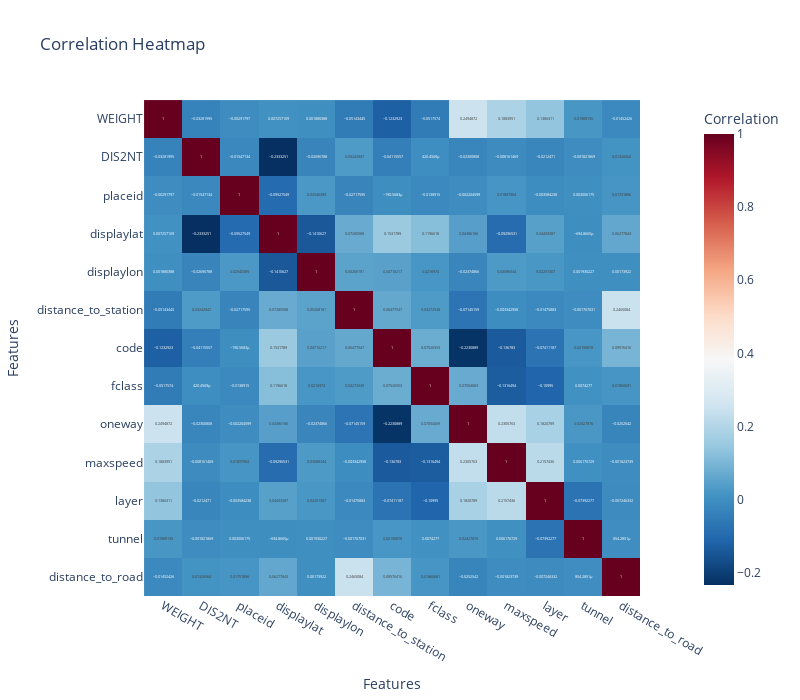

Notebook code for this chart:
### Code cell
import plotly.express as px
import pandas as pd

# Compute correlation matrix
correlation_betw_data = merged_data.select_dtypes("number").corr()

# Create a heatmap using Plotly
fig = px.imshow(
    correlation_betw_data,
    text_auto=True,  # Show correlation values
    color_continuous_scale="RdBu_r",  # Red-Blue color scheme
    title="Correlation Heatmap",
    labels=dict(color="Correlation"),
)

# Update layout for better readability
fig.update_layout(
    width=800,
    height=700,
    xaxis_title="Features",
    yaxis_title="Features",
)

# Show plot
fig.show()

### Figure 1 — Plotly figure (JSON) as saved in the notebook; plotly's stock layout.template omitted (floating-point values rounded to 4 significant figures; data arrays with more than 128 entries replaced by an {"elided": "..."} marker saying what was removed)
{"data": [{"coloraxis": "coloraxis", "hovertemplate": "x: %{x}<br>y: %{y}<br>Correlation: %{z}<extra></extra>", "name": "0", "texttemplate": "%{z}", "type": "heatmap", "x": ["WEIGHT", "DIS2NT", "placeid", "displaylat", "displaylon", "distance_to_station", "code", "fclass", "oneway", "maxspeed", "layer", "tunnel", "distance_to_road"], "xaxis": "x", "y": ["WEIGHT", "DIS2NT", "placeid", "displaylat", "displaylon", "distance_to_station", "code", "fclass", "oneway", "maxspeed", "layer", "tunnel", "distance_to_road"], "yaxis": "y", "z": {"elided": "13x13 float values"}}], "layout": {"coloraxis": {"colorbar": {"title": {"text": "Correlation"}}, "colorscale": [[0, "rgb(5,48,97)"], [0.1, "rgb(33,102,172)"], [0.2, "rgb(67,147,195)"], [0.3, "rgb(146,197,222)"], [0.4, "rgb(209,229,240)"], [0.5, "rgb(247,247,247)"], [0.6, "rgb(253,219,199)"], [0.7, "rgb(244,165,130)"], [0.8, "rgb(214,96,77)"], [0.9, "rgb(178,24,43)"], [1, "rgb(103,0,31)"]]}, "height": 700, "title": {"text": "Correlation Heatmap"}, "width": 800, "xaxis": {"anchor": "y", "constrain": "domain", "domain": [0, 1], "scaleanchor": "y", "title": {"text": "Features"}}, "yaxis": {"anchor": "x", "autorange": "reversed", "constrain": "domain", "domain": [0, 1], "title": {"text": "Features"}}}}
